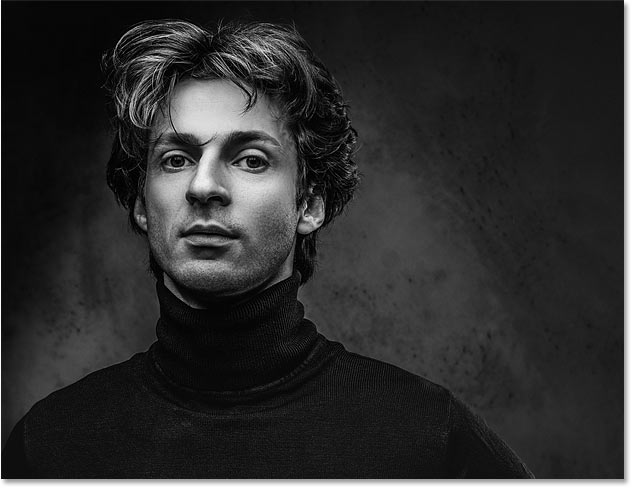
#> input picture images/4.jpg, 632 x 488 px
$ python Q4_edge_detection.py   (older library calls are emulated)
#> lines starting #> are read from the running program, lines starting #| are printed output that depends on the picture; after the words box and inside, x2 and y2 are one past the last pixel; in counts of white or black regions, pixels touching at a corner belong together
import cv2

# Load image in grayscale
image = cv2.imread('images/4.jpg', 0)
#> image is the input picture: shape (488, 632); min 0, max 255, mean 44.5

# Apply Sobel Edge Detection
sobel_x = cv2.Sobel(image, cv2.CV_64F, 1, 0, ksize=3)
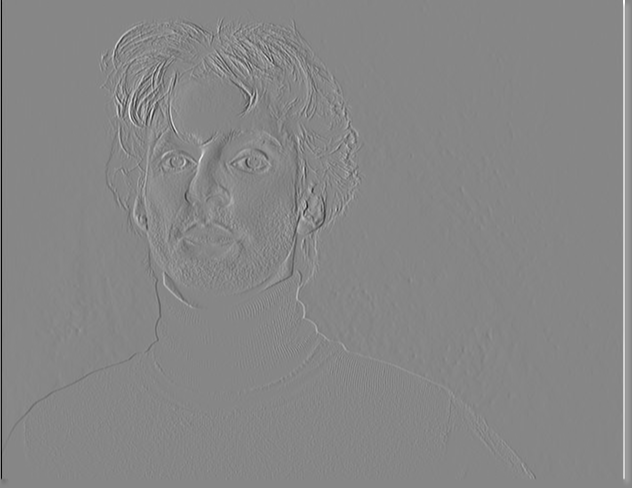
#> sobel_x: shape (488, 632) float64; min -980, max 877, mean 1.5; drawn with min black and max white
sobel_y = cv2.Sobel(image, cv2.CV_64F, 0, 1, ksize=3)
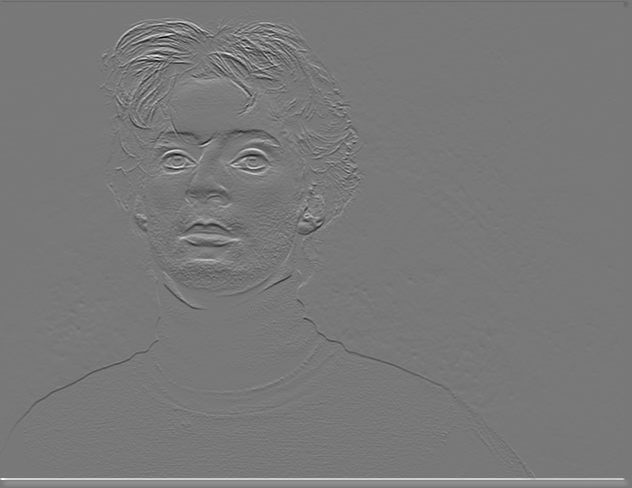
#> sobel_y: shape (488, 632) float64; min -790, max 879, mean 3.7; drawn with min black and max white

# Apply Canny Edge Detection
canny = cv2.Canny(image, 100, 200)
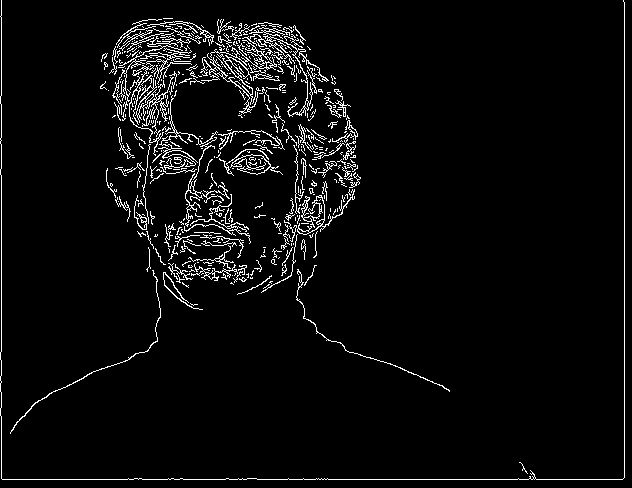
#> canny: shape (488, 632); 4.4% white in thin lines or dots

# Show results
cv2.imshow('Sobel X', sobel_x)
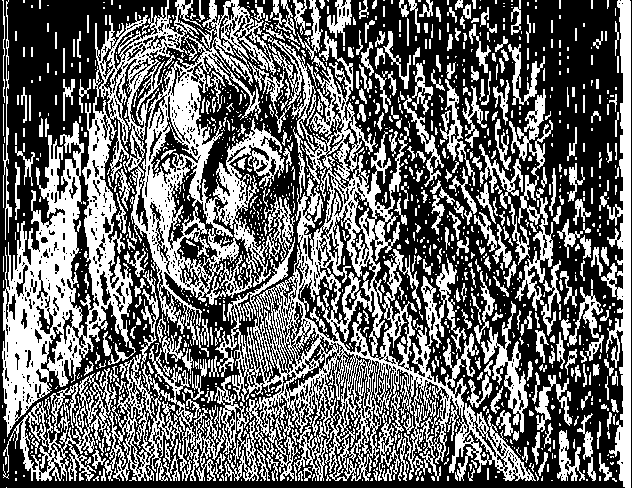
#> window 'Sobel X': shape (488, 632); 41.7% white; 1349 white regions (985 under 20 px), largest, box (x1, y1, x2, y2) and area: (2, 0, 295, 437) 38496, (109, 31, 536, 481) 37227, (601, 0, 631, 488) 5668
cv2.imshow('Sobel Y', sobel_y)
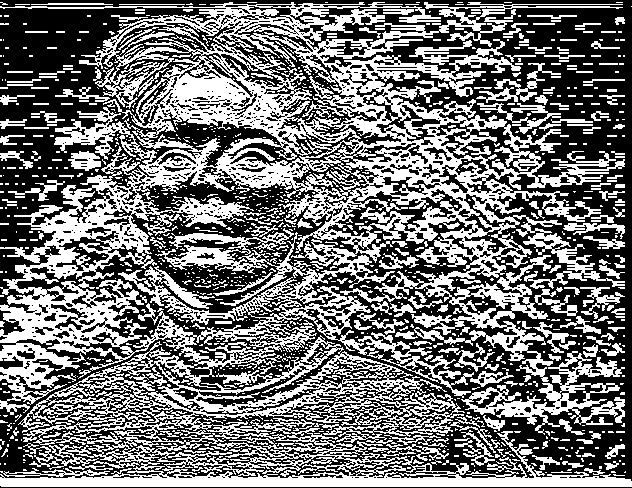
#> window 'Sobel Y': shape (488, 632); 45.1% white; 1172 white regions (924 under 20 px), largest, box (x1, y1, x2, y2) and area: (0, 2, 632, 487) 112444, (461, 351, 625, 435) 3865, (476, 63, 561, 103) 733
cv2.imshow('Canny Edge Detection', canny)

cv2.waitKey(0)
cv2.destroyAllWindows()

$ run again, with images/2.jpg copied over images/4.jpg
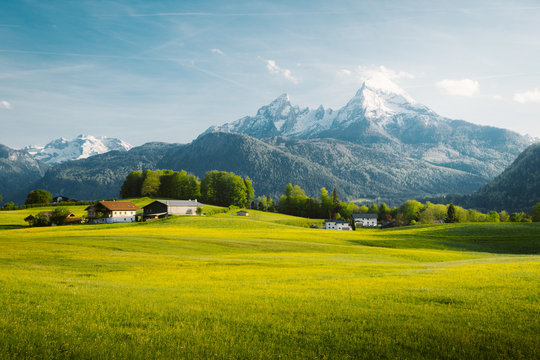
#> input picture images/2.jpg, 540 x 360 px
#> `canny = cv2.Canny(image, 100, 200)`:
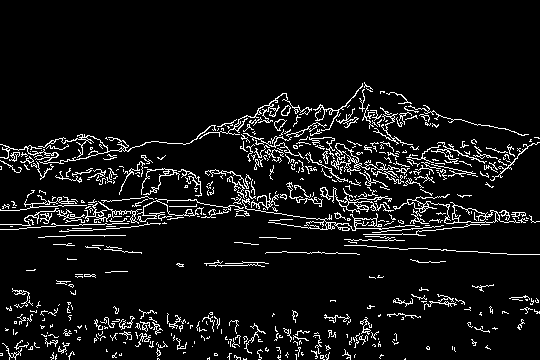
#> canny: shape (360, 540); 7.3% white in thin lines or dots, all inside (x1, y1, x2, y2) = (0, 82, 540, 360)
#> `cv2.imshow('Sobel Y', sobel_y)`:
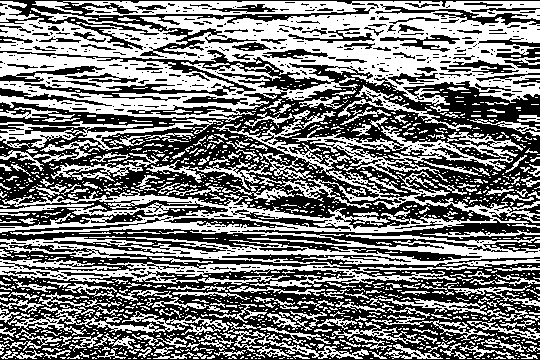
#> window 'Sobel Y': shape (360, 540); 47.9% white; 1418 white regions (1178 under 20 px), largest, box (x1, y1, x2, y2) and area: (0, 1, 540, 122) 35330, (0, 110, 540, 288) 21414, (292, 126, 523, 179) 3215

$ run again, with images/3.jpg copied over images/4.jpg
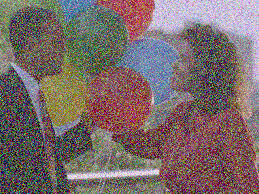
#> input picture images/3.jpg, 259 x 194 px
#> `canny = cv2.Canny(image, 100, 200)`:
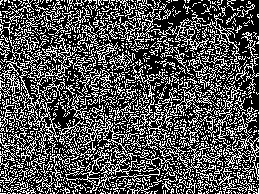
#> canny: shape (194, 259); 32.7% white in thin lines or dots
#> `cv2.imshow('Sobel Y', sobel_y)`:
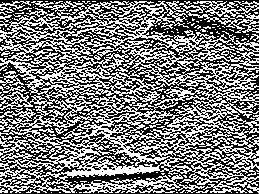
#> window 'Sobel Y': shape (194, 259); 48.2% white in thin lines or dots
